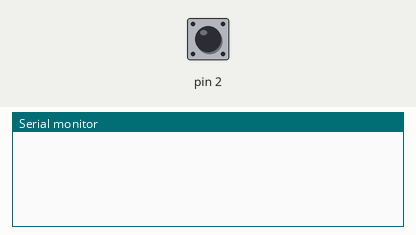
Bench run of a sketch on a simulated Arduino Uno, built with avr-gcc and run on an emulated ATmega328P. Parts: the last lines printed to the serial monitor. The inputs (shaded band) are chosen by the test bench; at power-on: pin 2 LOW.

Above: at 1.2 s.
1.3 s: pin 2 driven HIGH
At 2.5 s:
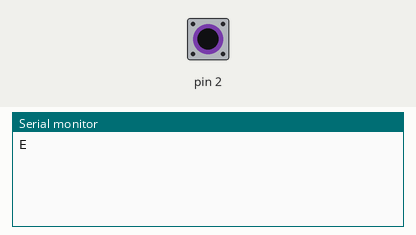
2.8 s: pin 2 pulsed LOW 2 times (0.12 s each, 0.3 s apart)
At 3.6 s:
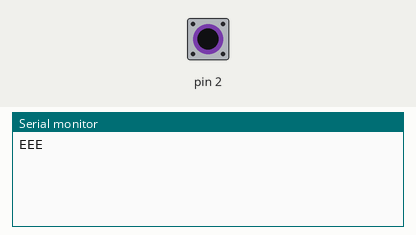

The sketch:

vender_detect_relay.ino
```cpp
volatile bool risingEdgeDetected = false;

void setup() {
  pinMode(2, INPUT);
  attachInterrupt(digitalPinToInterrupt(2), risingEdgeInterrupt, RISING);
  Serial.begin(115200);
}

void loop() {
  if (risingEdgeDetected) {
    Serial.print("E");
    risingEdgeDetected = false;
  }
  // Your other code can go here
}

void risingEdgeInterrupt() {
  risingEdgeDetected = true;
}
```

Measured:
- after the input at 1.3 s, the serial monitor: prints a new line at once (image 1)
- after the input at 2.8 s, the serial monitor: prints a new line after 0.12 s (image 2)
